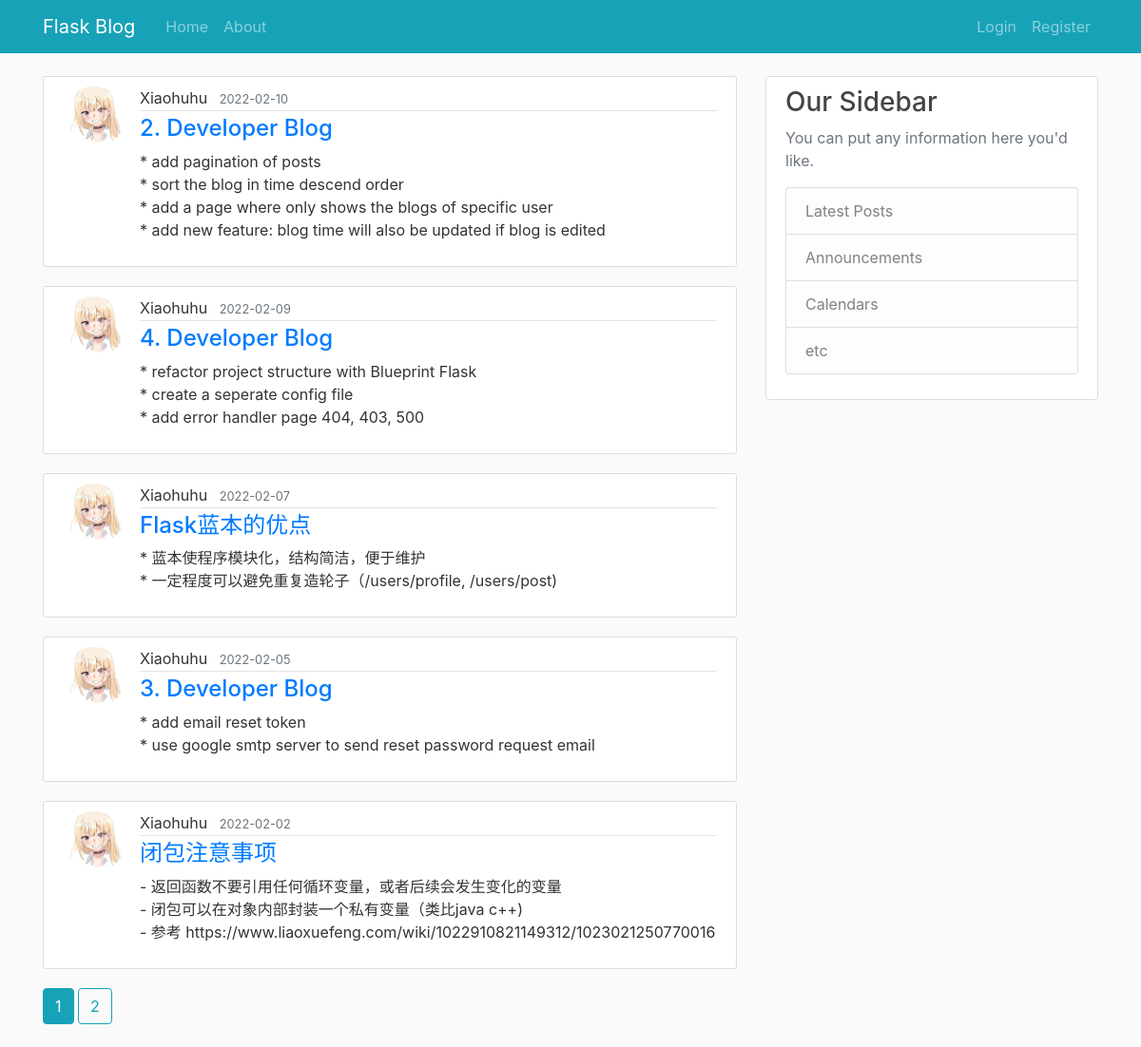
/home/Xiaohuhu, run on the app's committed database.
### flaskblog/models.py (models this page shows, shortened)
class Post(db.Model):
    id = db.Column(db.Integer, primary_key=True)
    title = db.Column(db.String(100), nullable=False)
    date_posted = db.Column(db.DateTime, nullable=False, default=datetime.utcnow)
    content = db.Column(db.Text, nullable=False)
    user_id = db.Column(db.Integer, db.ForeignKey('user.id'), nullable=False)

class User(db.Model, UserMixin):
    id = db.Column(db.Integer, primary_key=True)
    username = db.Column(db.String(20), unique=True, nullable=False)
    email = db.Column(db.String(120), unique=True, nullable=False)
    image_file = db.Column(db.String(20), nullable=False, default='default.png')
    password = db.Column(db.String(60), nullable=False)
    posts = db.relationship('Post', backref='author', lazy=True)

### flaskblog/users/routes.py (the view)
@users.route('/home/<string:username>')
def user_post(username):
    page = request.args.get('page', 1, type=int)
    user = User.query.filter_by(username=username).first_or_404()
    posts = Post.query.filter_by(author=user)\
        .order_by(Post.date_posted.desc()).paginate(page=page, per_page=5)
    return render_template('user_posts.html', posts=posts, user=user)

### flaskblog/templates/user_posts.html (shortened to what this page needs)
{% extends "template.html" %}
{% block content %}
    {% for post in posts.items %}
        <article class="media content-section">
            {% if post.author.image_file != 'default.png' %}
                <img class="rounded-circle article-img" src="{{url_for('static', filename='profile_img/' + post.author.id|string + '/' + post.author.image_file)}}">
            {% else %}
                <img class="rounded-circle article-img" src="{{'static\\profile_img\\default.png'}}">
            {% endif %}
            <div class="media-body">
                <div class="article-metadata">
                    <span class="mr-2">{{post.author.username}}</span>
                    <small class="text-muted">{{post.date_posted.strftime('%Y-%m-%d')}}</small>
                </div>
                <h4 class="article-title" ><a href='{{url_for('posts.post', post_id=post.id)}}'>{{post.title}}</a></h2>
                <p class="article-content">{{post.content}}</p>
            </div>
        </article>
    {% endfor %}
    {% for page_num in posts.iter_pages(left_edge=1, right_edge=1, left_current=1, right_current=2) %}
        {% if page_num %}
            {% if posts.page == page_num %}
                <a class="btn btn-info mb-4" href="{{url_for('users.user_post', username=user.username, page=page_num)}}">{{page_num}}</a>
            {% else %}
                <a class="btn btn-outline-info mb-4" href="{{url_for('users.user_post', username=user.username, page=page_num)}}">{{page_num}}</a>
            {% endif %}
        {% else %}
            ...
        {% endif %}
    {% endfor %}
{% endblock content %}

### flaskblog/static/main.css (style rules this page uses)
body { background: #fafafa; color: #333333; margin-top: 5rem; }
h1, h2, h3, h4, h5, h6 { color: #444444; }
.content-section { background: #ffffff; padding: 10px 20px; border: 1px solid #dddddd; border-radius: 3px; margin-bottom: 20px; }
.article-title { color: #444444; }
.article-content { white-space: pre-line; }
.article-img { height: 65px; width: 65px; margin-right: 16px; }
.article-metadata { padding-bottom: 1px; margin-bottom: 4px; border-bottom: 1px solid #e3e3e3 }

### data on the page
Post: image_file (picture), author.username "Xiaohuhu", date_posted "2022-02-10", title "2. Developer Blog", content "* add pagination of posts * sort the blog in time descend order * add a page where only shows the blogs of specific user * add new feature: blog time will also be updated if blog is edited"
Post: image_file (picture), author.username "Xiaohuhu", date_posted "2022-02-09", title "4. Developer Blog", content "* refactor project structure with Blueprint Flask * create a seperate config file * add error handler page 404, 403, 500"
Post: image_file (picture), author.username "Xiaohuhu", date_posted "2022-02-07", title "Flask蓝本的优点", content "* 蓝本使程序模块化，结构简洁，便于维护 * 一定程度可以避免重复造轮子（/users/profile, /users/post)"
Post: image_file (picture), author.username "Xiaohuhu", date_posted "2022-02-05", title "3. Developer Blog", content "* add email reset token * use google smtp server to send reset password request email"
Post: image_file (picture), author.username "Xiaohuhu", date_posted "2022-02-02", title "闭包注意事项", content "- 返回函数不要引用任何循环变量，或者后续会发生变化的变量 - 闭包可以在对象内部封装一个私有变量（类比java c++) - 参考 https://www.liaoxuefeng.com/wiki/1022910821149312/1023021250770016"

### other printed values
{{ page_num }} "1"
{{ page_num }} "2"
